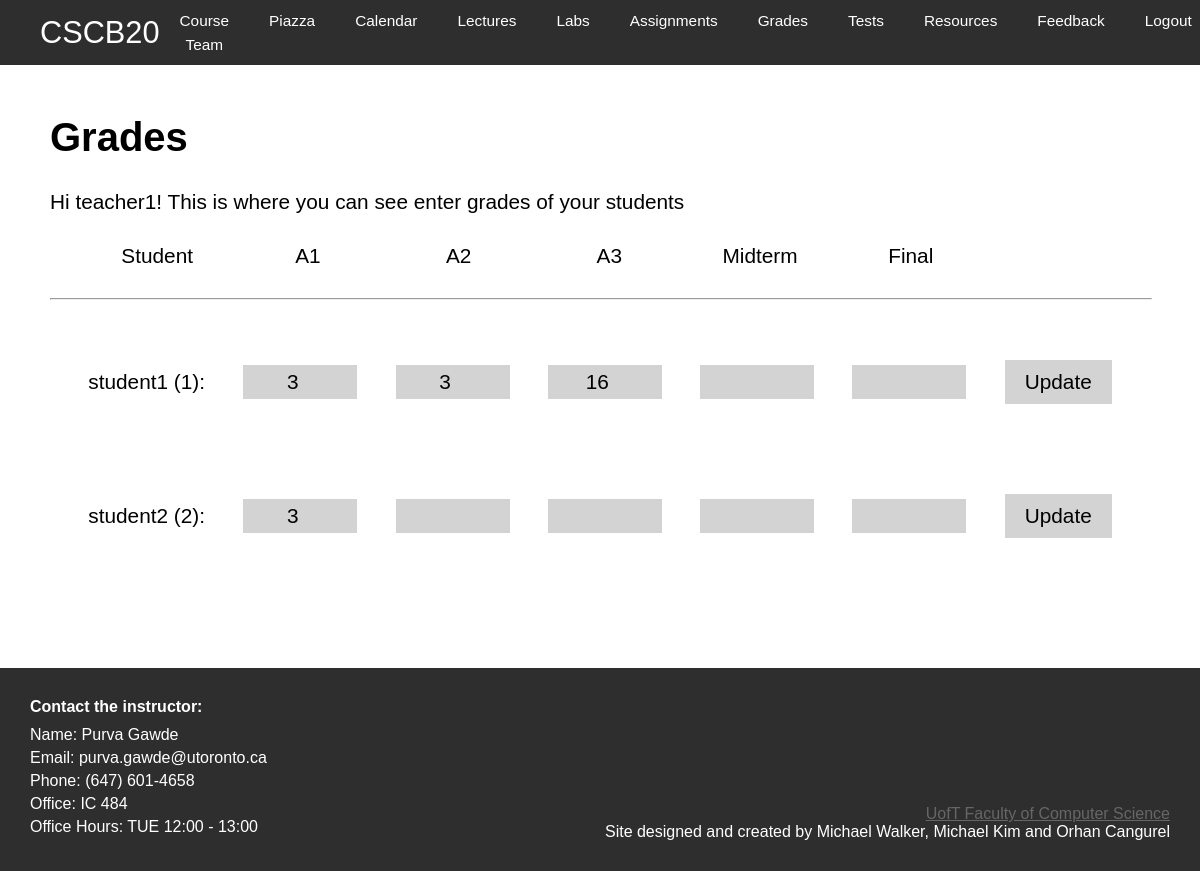
The app's page /grades (signed in), older data.
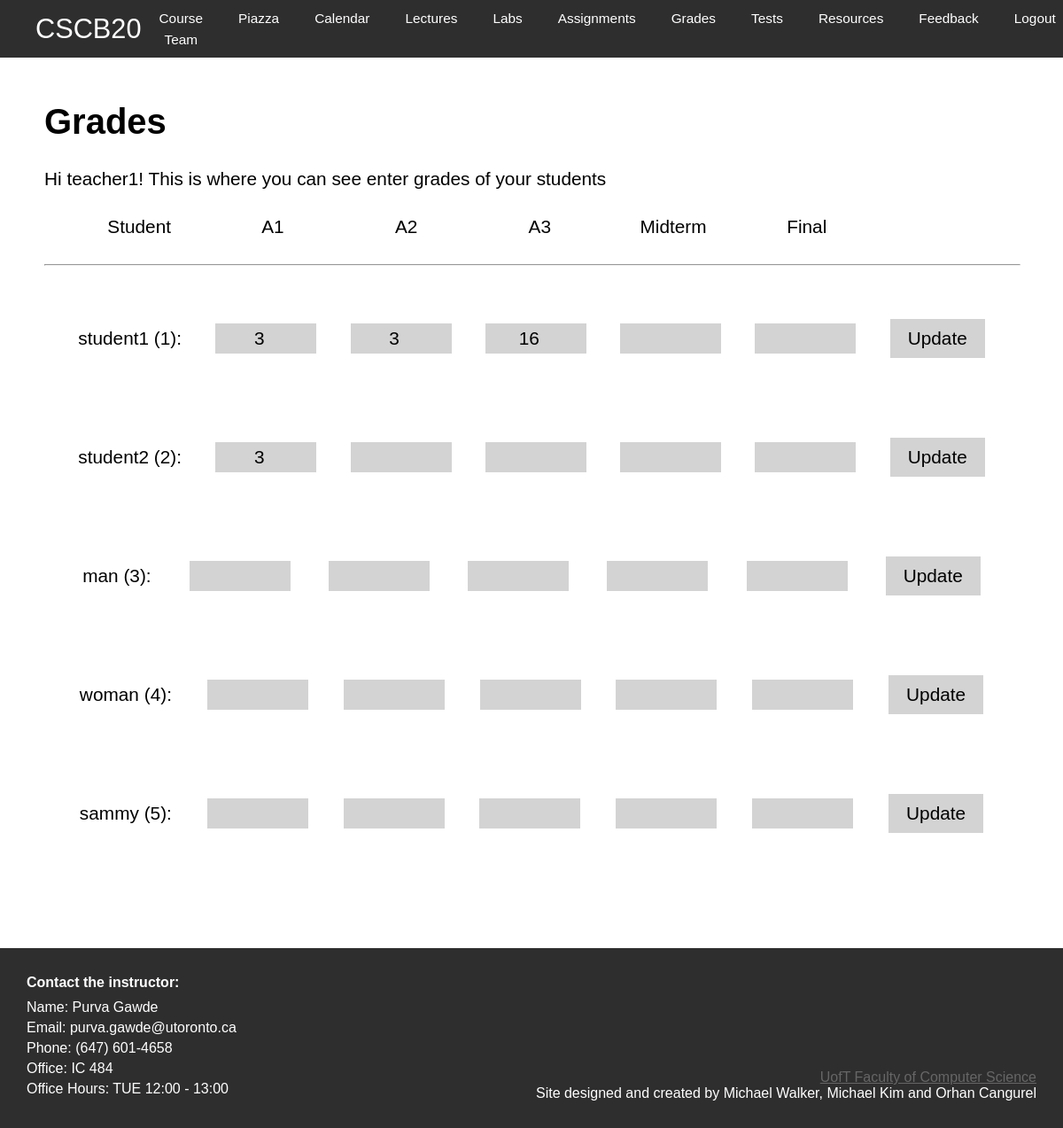
The same page, newer data.
### app.py (models this page shows)
class Mark(db.Model):
    sid=db.Column(db.Integer, primary_key = True, nullable = False)
    a1=db.Column(db.Integer, nullable = False)
    a2=db.Column(db.Integer, nullable = False)
    a3=db.Column(db.Integer, nullable = False)
    midterm=db.Column(db.Integer, nullable = False)
    final=db.Column(db.Integer, nullable = False)

class Student(db.Model):
    id=db.Column(db.Integer, primary_key = True)
    username=db.Column(db.String(20), unique = True, nullable = False)
    email=db.Column(db.String(30), unique = True, nullable = False)
    password=db.Column(db.String(30), nullable = False)

### app.py (the view, shortened to what this page needs)
@app.route('/grades', methods = ['GET', 'POST'])
def grades():
    if (session['type'] == 'Student'):
        student = db.session.query(Student).filter(Student.username == session['name'])
        grades = db.session.query(Mark).get(student[0].id)
        return render_template('student_grades.html', a1 = grades.a1, a2 = grades.a2, a3 = grades.a3, mid = grades.midterm, final = grades.final)
    else:
        grades = db.session.query(Mark, Student).join(Student, Mark.sid == Student.id).all()
        print(grades)
        return render_template('instructor_grades.html', grades=grades)

### templates/instructor_grades.html (shortened to what this page needs)
<!DOCTYPE html>
<html lang="en" dir="ltr">
  <head>
    <link
      rel="stylesheet"
      href="{{ url_for('static', filename='css/instructor_grades.css') }}"
    />
  </head>
  <body>
    {% extends "template.html" %} {% block content %}
    <section id="content">
      <h1>Grades</h1>
      <p>
        Hi {{ session.name }}! This is where you can see enter grades of your
        students
      </p>
      <div class="grades-header">
        <p>Student</p>
        <p>A1</p>
        <p>A2</p>
        <p>A3</p>
        <p>Midterm</p>
        <p>Final</p>
      </div>
      <hr>
        {% for grade, student in grades %}
      <form action="http://127.0.0.1:5000/grades" method="post">
        <label for="sid">{{ student.username }} ({{ grade.sid }}):</label>
        <input type="number" id="a1" name="a1" min="0" max="100" value="{% if grade.a1 != -1 %}{{ grade.a1 }}{% endif %}" oninput="validity.valid||(value='');"/>
        <input type="number" id="a2" name="a2" min="0" max="100" value="{% if grade.a2 != -1 %}{{ grade.a2 }}{% endif %}" oninput="validity.valid||(value='');"/>
        <input type="number" id="a3" name="a3" min="0" max="100" value="{% if grade.a3 != -1 %}{{ grade.a3 }}{% endif %}" oninput="validity.valid||(value='');"/>
        <input type="number" id="mid" name="mid" min="0" max="100" value="{% if grade.midterm != -1 %}{{ grade.midterm }}{% endif %}" oninput="validity.valid||(value='');"/>
        <input type="number" id="final" name="final" min="0" max="100" value="{% if grade.final != -1 %}{{ grade.final }}{% endif %}" oninput="validity.valid||(value='');"/>
        <input type="submit" value="Update"></input>
      </form>
      {% endfor %}
    </section>
    {% endblock %}

### templates/template.html (shortened to what this page needs)
<!DOCTYPE html>
<html lang="en" dir="ltr">
  <head>
    <link
      rel="stylesheet"
      href="{{ url_for('static', filename='css/template.css') }}"
    />
  </head>
  <body>
    <nav id="navbar">
      <h1 class="navbar-title">
        <a href="{{ url_for('home') }}">CSCB20</a>
      </h1>
      <ul class="navbar-links">
        {% if session.name %}
        <li class="navbar-link">
          <a href="{{ url_for('courseteam') }}">Course Team</a>
        </li>
        <li class="navbar-link">
          <a href="https://piazza.com/class/lqy466htv8g5xb" target="_blank">Piazza</a>
        </li>
        <li class="navbar-link">
          <a href="{{ url_for('calendar') }}">Calendar</a>
        </li>
        <li class="navbar-link">
          <a href="{{ url_for('lectures') }}">Lectures</a>
        </li>
        <li class="navbar-link">
          <a href="{{ url_for('lab') }}">Labs</a>
        </li>
        <li class="navbar-link">
          <a href="{{ url_for('assignments') }}">Assignments</a>
        </li>
        <li class="navbar-link">
          <a href="{{ url_for('grades') }}">Grades</a>
        </li>
        <li class="navbar-link">
          <a href="{{ url_for('tests') }}">Tests</a>
        </li>
        <li class="navbar-link">
          <a href="{{ url_for('resources') }}">Resources</a>
        </li>
        <li class="navbar-link">
          <a href="{{ url_for('feedback') }}">Feedback</a>
        </li>
        <li class="navbar-link">
          <a href="{{ url_for('logout') }}">Logout</a>
        </li>
        {% endif %}
      </ul>
    </nav>
    {% block content %} {% endblock %}
    <footer>
      <div class="contact">
        <h4>Contact the instructor:</h4>
        <ul>
          <li>Name: Purva Gawde</li>
          <li>Email: purva.gawde@utoronto.ca</li>
          <li>Phone: (647) 601-4658</li>
          <li>Office: IC 484</li>
          <li>Office Hours: TUE 12:00 - 13:00</li>
        </ul>
      </div>
      <div class="copyright">
        <a
          href="https://web.cs.toronto.edu/about/our-department"
          target="”_blank”"
        >
          UofT Faculty of Computer Science
        </a>
        <p>
          Site designed and created by Michael Walker, Michael Kim and Orhan
          Cangurel
        </p>
      </div>
    </footer>
  </body>
</html>

### static/css/instructor_grades.css (style rules this page uses)
#content p { font-size: 1.3em; margin-top: 30px; }
.grades-header { display: flex; width: 43%; justify-content: space-evenly; }
.grades-header p { display: flex; justify-content: space-evenly; width: 9%; margin-bottom: 30px; }
hr { width: 41%; }
form { margin-top: 30px; }
#content label { font-size: 1.3em; }
#content form { display: flex; justify-content: space-evenly; width: 50%; align-items: center; }
#content input[type="number"] { margin-top: 30px; margin-bottom: 30px; padding: 2px; border: none; font-size: 1.3em; background-color: lightgray; width: 10%; text-align: center; height: 30px; align-self: center; }
#content input[type="submit"] { background-color: lightgray; border: none; font-size: 1.3em; margin-top: 30px; margin-bottom: 30px; padding: 10px 20px; }
@media screen and (max-width: 1250px) { #content form { width: 100%; } }
@media screen and (max-width: 1250px) { .grades-header { width: 88%; } }
@media screen and (max-width: 1250px) { hr { width: 100%; } }

### static/css/template.css (style rules this page uses)
* { margin: 0; padding: 0; }
body { font-family: "Source Sans Pro", sans-serif; background-color: #2f2e2e; }
#navbar { width: 100%; height: 45px; background-color: #2f2e2e; padding-top: 10px; padding-bottom: 10px; z-index: 3; position: -webkit-sticky; position: sticky; top: 0; display: flex; justify-content: space-between; align-items: center; }
.navbar-title { margin-left: 40px; font-size: 2.0em; }
.navbar-links { display: flex; justify-content: center; list-style: none; }
.navbar-link a, .navbar-title a { text-decoration: none; color: #fff; line-height: 24px; font-size: 0.96em; font-weight: 100; }
.navbar-link { text-align: center; padding-left: 20px; padding-right: 20px; }
#content { padding: 50px 50px 100px; background-color: white; }
#content h1 { font-size: 2.5em; }
footer { height: auto; background-color: #2f2e2e; color: white; display: flex; justify-content: space-between; padding: 30px; margin-top: auto; }
.contact li { margin-bottom: 5px; list-style-type: none; }
.contact h4 { margin-bottom: 10px; }
.copyright { text-align: right; align-self: flex-end; }
footer a:link { color: #666666; }

Row changes from the older to the newer data that the page shows:
added Mark: username "man", sid "3"
added Mark: username "woman", sid "4"
added Mark: username "sammy", sid "5"
